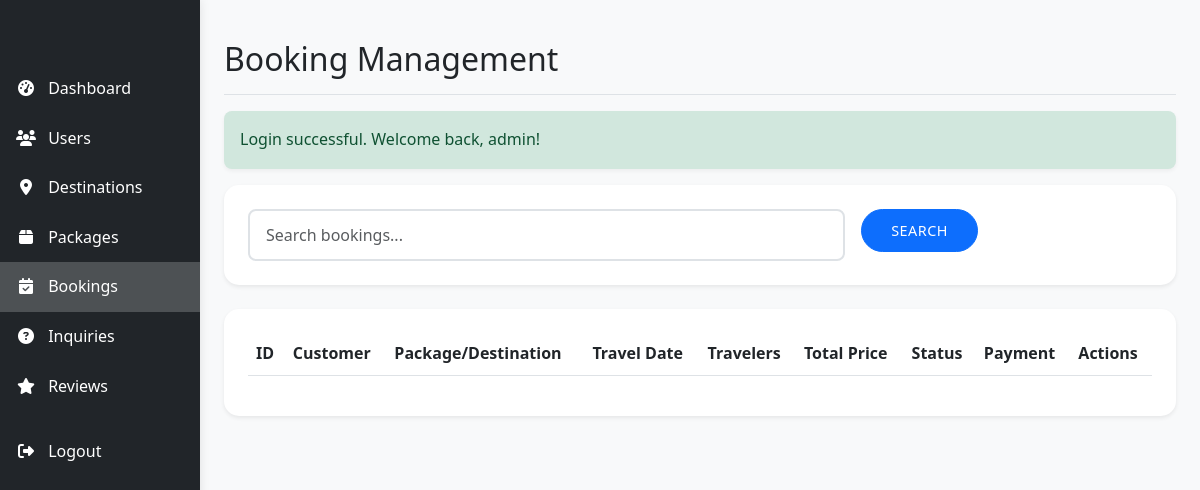
/admin/bookings.php (signed in), run on an earlier commit of the app's database.
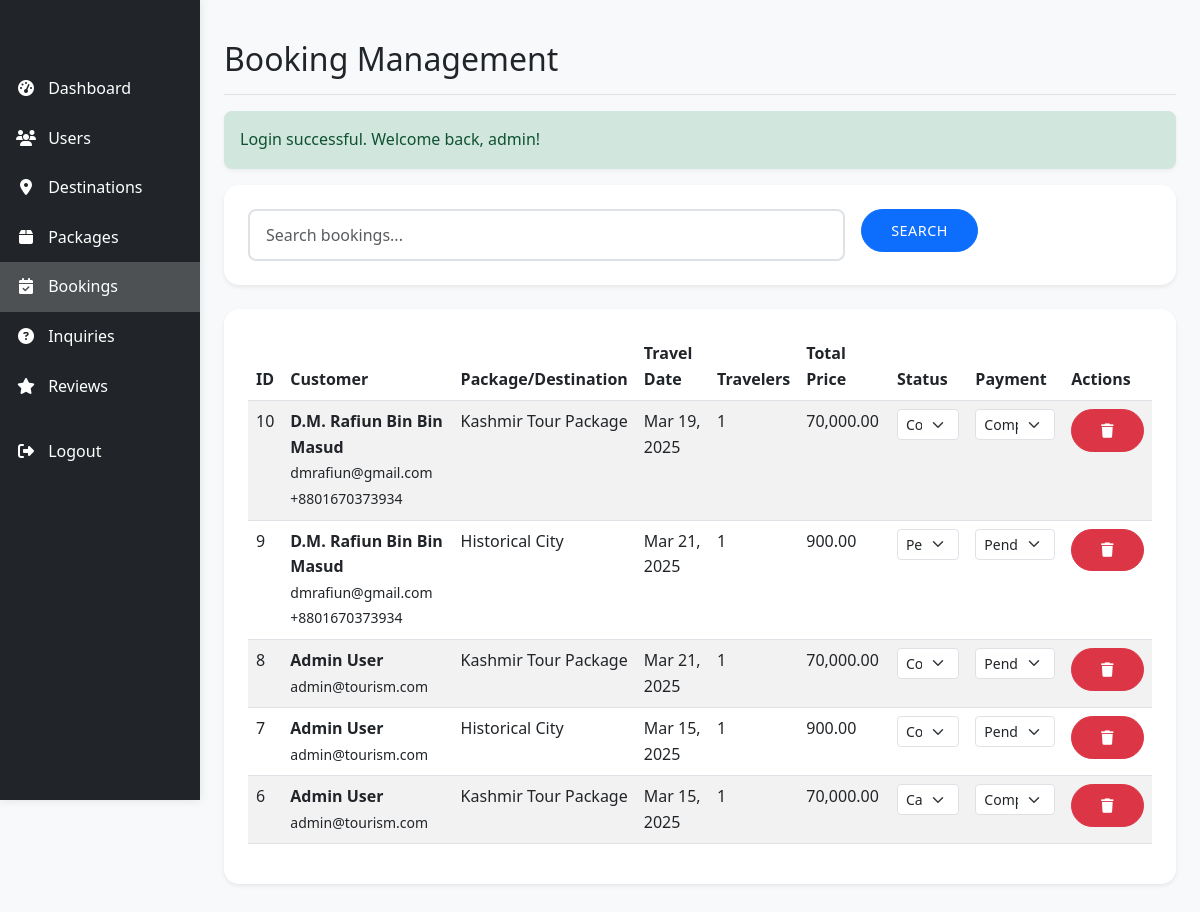
And on a later commit of the database.
### tables this page shows
CREATE TABLE `bookings` (
  `id` int(11) NOT NULL,
  `user_id` int(11) NOT NULL,
  `package_id` int(11) DEFAULT NULL,
  `destination_id` int(11) DEFAULT NULL,
  `booking_date` date NOT NULL,
  `travel_date` date NOT NULL,
  `num_travelers` int(11) NOT NULL,
  `total_price` decimal(10,2) NOT NULL,
  `status` enum('pending','confirmed','cancelled') DEFAULT 'pending',
  `payment_status` enum('pending','completed') DEFAULT 'pending',
  `created_at` timestamp NOT NULL DEFAULT current_timestamp()
);

CREATE TABLE `users` (
  `id` int(11) NOT NULL,
  `username` varchar(50) NOT NULL,
  `password` varchar(255) NOT NULL,
  `email` varchar(100) NOT NULL,
  `full_name` varchar(100) NOT NULL,
  `phone` varchar(20) DEFAULT NULL,
  `address` text DEFAULT NULL,
  `user_type` enum('admin','customer') DEFAULT 'customer',
  `created_at` timestamp NOT NULL DEFAULT current_timestamp()
);

CREATE TABLE `packages` (
  `id` int(11) NOT NULL,
  `name` varchar(100) NOT NULL,
  `description` text NOT NULL,
  `price` decimal(10,2) NOT NULL,
  `duration` varchar(50) NOT NULL,
  `image` varchar(255) DEFAULT NULL,
  `featured` tinyint(1) DEFAULT 0,
  `created_at` timestamp NOT NULL DEFAULT current_timestamp()
);

CREATE TABLE `destinations` (
  `id` int(11) NOT NULL,
  `name` varchar(100) NOT NULL,
  `description` text NOT NULL,
  `location` varchar(100) NOT NULL,
  `image` varchar(255) DEFAULT NULL,
  `price` decimal(10,2) NOT NULL,
  `featured` tinyint(1) DEFAULT 0,
  `created_at` timestamp NOT NULL DEFAULT current_timestamp()
);

### admin/bookings.php (the view, shortened to what this page needs)
<?php
require_once '../includes/config.php';
$search = isset($_GET['search']) ? sanitize_input($_GET['search']) : '';
$page = isset($_GET['page']) ? (int)$_GET['page'] : 1;
$items_per_page = 10;
$offset = ($page - 1) * $items_per_page;
$where_clause = $search ? "WHERE b.id LIKE '%$search%' OR u.username LIKE '%$search%' OR u.full_name LIKE '%$search%'" : "";
$query = "SELECT b.*, u.username, u.full_name, u.email, u.phone,
          p.name as package_name, d.name as destination_name
          FROM bookings b
          JOIN users u ON b.user_id = u.id
          LEFT JOIN packages p ON b.package_id = p.id
          LEFT JOIN destinations d ON b.destination_id = d.id
          $where_clause
          ORDER BY b.created_at DESC
          LIMIT ? OFFSET ?";
$stmt = mysqli_prepare($conn, $query);
mysqli_stmt_bind_param($stmt, "ii", $items_per_page, $offset);
mysqli_stmt_execute($stmt);
$result = mysqli_stmt_get_result($stmt);
?>
<!DOCTYPE html>
<html lang="en">
<head>
    <link href="https://cdn.jsdelivr.net/npm/bootstrap@5.3.0/dist/css/bootstrap.min.css" rel="stylesheet">
    <link rel="stylesheet" href="https://cdnjs.cloudflare.com/ajax/libs/font-awesome/6.4.0/css/all.min.css">
    <link rel="stylesheet" href="../css/style.css">
</head>
<body>
    <div class="container-fluid">
        <div class="row">
            <?php include 'includes/sidebar.php'; ?>
            <main class="col-md-9 ms-sm-auto col-lg-10 px-md-4 py-4">
                <div class="d-flex justify-content-between flex-wrap flex-md-nowrap align-items-center pt-3 pb-2 mb-3 border-bottom">
                    <h1 class="h2">Booking Management</h1>
                </div>
                <?php
                if (isset($_SESSION['success_message'])) {
                    echo display_success($_SESSION['success_message']);
                }
                ?>
                <div class="card mb-4">
                    <div class="card-body">
                        <form method="GET" class="row g-3">
                            <div class="col-md-8">
                                <input type="text" class="form-control" name="search" placeholder="Search bookings..." value="<?php echo htmlspecialchars($search); ?>">
                            </div>
                            <div class="col-md-4">
                                <button type="submit" class="btn btn-primary">Search</button>
                            </div>
                        </form>
                    </div>
                </div>
                <div class="card">
                    <div class="card-body">
                        <div class="table-responsive">
                            <table class="table table-striped table-hover">
                                <thead>
                                    <tr>
                                        <th>ID</th>
                                        <th>Customer</th>
                                        <th>Package/Destination</th>
                                        <th>Travel Date</th>
                                        <th>Travelers</th>
                                        <th>Total Price</th>
                                        <th>Status</th>
                                        <th>Payment</th>
                                        <th>Actions</th>
                                    </tr>
                                </thead>
                                <tbody>
                                    <?php while ($booking = mysqli_fetch_assoc($result)): ?>
                                    <tr>
                                        <td><?php echo $booking['id']; ?></td>
                                        <td>
                                            <strong><?php echo htmlspecialchars($booking['full_name']); ?></strong><br>
                                            <small><?php echo htmlspecialchars($booking['email']); ?></small><br>
                                            <small><?php echo htmlspecialchars($booking['phone']); ?></small>
                                        </td>
                                        <td>
                                            <?php
                                            if ($booking['package_id']) {
                                                echo htmlspecialchars($booking['package_name']);
                                            } else {
                                                echo htmlspecialchars($booking['destination_name']);
                                            }
                                            ?>
                                        </td>
                                        <td><?php echo date('M d, Y', strtotime($booking['travel_date'])); ?></td>
                                        <td><?php echo $booking['num_travelers']; ?></td>
                                        <td><?php echo number_format($booking['total_price'], 2); ?></td>
                                        <td>
                                            <form method="POST" class="d-inline">
                                                <select name="status" class="form-select form-select-sm status-select" onchange="this.form.submit()">
                                                    <option value="pending" <?php echo $booking['status'] == 'pending' ? 'selected' : ''; ?>>Pending</option>
                                                    <option value="confirmed" <?php echo $booking['status'] == 'confirmed' ? 'selected' : ''; ?>>Confirmed</option>
                                                    <option value="cancelled" <?php echo $booking['status'] == 'cancelled' ? 'selected' : ''; ?>>Cancelled</option>
                                                </select>
                                            </form>
                                        </td>
                                        <td>
                                            <form method="POST" class="d-inline">
                                                <select name="payment_status" class="form-select form-select-sm payment-select" onchange="this.form.submit()">
                                                    <option value="pending" <?php echo $booking['payment_status'] == 'pending' ? 'selected' : ''; ?>>Pending</option>
                                                    <option value="completed" <?php echo $booking['payment_status'] == 'completed' ? 'selected' : ''; ?>>Completed</option>
                                                </select>
                                            </form>
                                        </td>
                                        <td>
                                            <button type="button" class="btn btn-sm btn-danger delete-booking"
                                                    data-bs-toggle="modal"
                                                    data-bs-target="#deleteBookingModal"
                                                    data-id="<?php echo $booking['id']; ?>"
                                                    data-name="<?php echo htmlspecialchars($booking['full_name']); ?>">
                                                <i class="fas fa-trash"></i>
                                            </button>
                                        </td>
                                    </tr>
                                    <?php endwhile; ?>
                                </tbody>
                            </table>
                        </div>
                    </div>
                </div>
            </main>
        </div>
    </div>
</body>
</html>

### admin/includes/sidebar.php (shortened to what this page needs)
<nav id="sidebar" class="col-md-3 col-lg-2 d-md-block bg-dark sidebar collapse">
    <div class="position-sticky pt-3">
        <ul class="nav flex-column">
            <li class="nav-item">
                <a class="nav-link text-white <?php echo basename($_SERVER['PHP_SELF']) == 'index.php' ? 'active' : ''; ?>" href="index.php">
                    <i class="fas fa-tachometer-alt me-2"></i>
                    Dashboard
                </a>
            </li>
            <li class="nav-item">
                <a class="nav-link text-white <?php echo basename($_SERVER['PHP_SELF']) == 'users.php' ? 'active' : ''; ?>" href="users.php">
                    <i class="fas fa-users me-2"></i>
                    Users
                </a>
            </li>
            <li class="nav-item">
                <a class="nav-link text-white <?php echo basename($_SERVER['PHP_SELF']) == 'destinations.php' ? 'active' : ''; ?>" href="destinations.php">
                    <i class="fas fa-map-marker-alt me-2"></i>
                    Destinations
                </a>
            </li>
            <li class="nav-item">
                <a class="nav-link text-white <?php echo basename($_SERVER['PHP_SELF']) == 'packages.php' ? 'active' : ''; ?>" href="packages.php">
                    <i class="fas fa-box me-2"></i>
                    Packages
                </a>
            </li>
            <li class="nav-item">
                <a class="nav-link text-white <?php echo basename($_SERVER['PHP_SELF']) == 'bookings.php' ? 'active' : ''; ?>" href="bookings.php">
                    <i class="fas fa-calendar-check me-2"></i>
                    Bookings
                </a>
            </li>
            <li class="nav-item">
                <a class="nav-link text-white <?php echo basename($_SERVER['PHP_SELF']) == 'inquiries.php' ? 'active' : ''; ?>" href="inquiries.php">
                    <i class="fas fa-question-circle me-2"></i>
                    Inquiries
                </a>
            </li>
            <li class="nav-item">
                <a class="nav-link text-white <?php echo basename($_SERVER['PHP_SELF']) == 'reviews.php' ? 'active' : ''; ?>" href="reviews.php">
                    <i class="fas fa-star me-2"></i>
                    Reviews
                </a>
            </li>
            <li class="nav-item mt-3">
                <a class="nav-link text-white" href="../logout.php">
                    <i class="fas fa-sign-out-alt me-2"></i>
                    Logout
                </a>
            </li>
        </ul>
    </div>
</nav>

### includes/config.php (shortened to what this page needs)
<?php
if (!function_exists('display_success')) {
    function display_success($message) {
        return "<div class='alert alert-success'>$message</div>";
    }
}
?>

### css/style.css (style rules this page uses)
:root { --primary: #0d6efd; --secondary: #6c757d; --light: #f8f9fa; --dark: #212529; --danger: #dc3545; --success: #198754; --warning: #ffc107; --info: #0dcaf0; --primary-dark: #0b5ed7; --light-gray: #e9ecef; --border-color: #dee2e6; }
body { font-family: 'Segoe UI', Tahoma, Geneva, Verdana, sans-serif; line-height: 1.6; color: var(--dark); background-color: var(--light); }
.card { border: none; border-radius: 15px; box-shadow: 0 4px 6px rgba(0, 0, 0, 0.1); transition: all 0.3s ease; margin-bottom: 20px; overflow: hidden; background-color: white; }
.card-body { padding: 1.5rem; }
.btn { padding: 0.6rem 1.8rem; border-radius: 25px; font-weight: 500; transition: all 0.3s ease; text-transform: uppercase; letter-spacing: 0.5px; font-size: 0.9rem; }
.btn-primary { background-color: var(--primary); border-color: var(--primary); }
.form-control { border-radius: 8px; padding: 0.75rem 1rem; border: 2px solid var(--border-color); transition: all 0.3s ease; }
.alert { border-radius: 8px; padding: 1rem; margin-bottom: 1rem; border: none; box-shadow: 0 2px 4px rgba(0, 0, 0, 0.05); }
.alert-success { background-color: #d1e7dd; border-color: #badbcc; color: #0f5132; }
a { text-decoration: none; color: var(--primary); transition: all 0.3s ease; }
.sidebar { position: fixed; top: 0; bottom: 0; left: 0; z-index: 100; padding: 48px 0 0; box-shadow: inset -1px 0 0 rgba(0, 0, 0, .1); height: 100vh; }
.sidebar .nav-link { font-weight: 500; color: #333; padding: 0.75rem 1rem; transition: all 0.3s; }
.sidebar .nav-link.active { background-color: rgba(255, 255, 255, 0.2); }
.sidebar .nav-link i { margin-right: 0.5rem; }
main { padding-top: 1.5rem; }
.card { margin-bottom: 1.5rem; box-shadow: 0 0.125rem 0.25rem rgba(0, 0, 0, 0.075); }

### admin/includes/sidebar.php (style rules this page uses)
.sidebar { min-height: 100vh; box-shadow: 0 0 10px rgba(0, 0, 0, 0.1); }
.sidebar .nav-link { font-weight: 500; padding: 0.75rem 1rem; transition: all 0.2s; }
.sidebar .nav-link.active { background-color: rgba(255, 255, 255, 0.2); }
.sidebar .nav-link i { width: 20px; text-align: center; }

What changed in the data, as far as the page shows it:
added bookings: id "10", user.full_name "D.M. Rafiun Bin Bin Masud", user.email "dmrafiun@gmail.com", user.phone "+8801670373934", package.name "Kashmir Tour Package", travel_date "Mar 19, 2025", num_travelers "1", total_price "70,000.00", status "Confirmed", payment_status "Completed"
added bookings: id "9", user.full_name "D.M. Rafiun Bin Bin Masud", user.email "dmrafiun@gmail.com", user.phone "+8801670373934", destination.name "Historical City", travel_date "Mar 21, 2025", num_travelers "1", total_price "900.00", status "Pending", payment_status "Pending"
added bookings: id "8", user.full_name "Admin User", user.email "admin@tourism.com", package.name "Kashmir Tour Package", travel_date "Mar 21, 2025", num_travelers "1", total_price "70,000.00", status "Confirmed", payment_status "Pending"
added bookings: id "7", user.full_name "Admin User", user.email "admin@tourism.com", destination.name "Historical City", travel_date "Mar 15, 2025", num_travelers "1", total_price "900.00", status "Confirmed", payment_status "Pending"
added bookings: id "6", user.full_name "Admin User", user.email "admin@tourism.com", package.name "Kashmir Tour Package", travel_date "Mar 15, 2025", num_travelers "1", total_price "70,000.00", status "Cancelled", payment_status "Completed"
